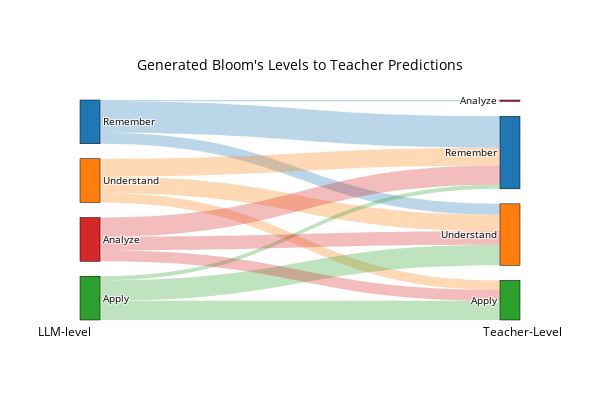

Source (notebook cell):
### Code cell
# Desired order: Remember, Understand, Apply, Analyze
ordered_labels = ["Remember", "Understand", "Apply", "Analyze"]

# Create a mapping of the labels to the correct indices
label_to_index = {label: i for i, label in enumerate(ordered_labels)}

# Fix the target offset to align with the correct indices (target indices start at 4)
target_offset = 4

# Explicit remapping to enforce the correct order on both sides
# Left side (source)
new_source = [label_to_index[labels[src]] for src in source]

# Right side (target) with the offset
new_target = [label_to_index[labels[tgt - target_offset]] + target_offset for tgt in target]

# Use the same color definitions
flow_color_map = {
    0: 'rgba(31, 119, 180, 0.3)',  # Lighter blue for Remember
    1: 'rgba(255, 127, 14, 0.3)',  # Lighter orange for Understand
    2: 'rgba(44, 160, 44, 0.3)',   # Lighter green for Apply
    3: 'rgba(214, 39, 40, 0.3)'    # Lighter red for Analyze
}

node_color_map = {
    0: 'rgb(31, 119, 180)',  # Solid blue for Remember
    1: 'rgb(255, 127, 14)',  # Solid orange for Understand
    2: 'rgb(44, 160, 44)',   # Solid green for Apply
    3: 'rgb(214, 39, 40)'    # Solid red for Analyze
}

default_color = 'rgb(128, 128, 128)'  # Gray as the fallback color

# Apply colors to links based on the new source
link_colors = [flow_color_map.get(src, default_color) for src in new_source]

# Apply colors to both left and right nodes (based on new mapping)
node_colors = [node_color_map.get(src, default_color) for src in range(len(ordered_labels))] + \
              [node_color_map.get(tgt - target_offset, default_color) for tgt in range(target_offset, target_offset + len(ordered_labels))]

# Create the Sankey diagram with enforced order
fig = go.Figure(go.Sankey(
    node=dict(
        pad=15,
        thickness=20,
        line=dict(color="black", width=0.5),
        label=ordered_labels + ordered_labels,  # Duplicating the ordered labels for both source and target
        color=node_colors  # Apply colors to both sides based on the enforced order
    ),
    arrangement='snap',
    link=dict(
        source=new_source,  # Use the remapped source indices
        target=new_target,  # Use the remapped target indices
        value=value,
        color=link_colors,  # Apply the lighter colors based on the new source objective
        customdata=value,  # Pass the flow values for labeling
        hovertemplate='Value: %{value}<br>Source: %{source.label}<br>Target: %{target.label}<extra></extra>',  # Customize hover info
        label=ordered_labels  # This automatically labels the lines with the respective values
    )
))

# Update the layout to make the diagram narrower and boxes white
fig.update_layout(
    title_text="Generated Bloom's Levels to Teacher Predictions",
    font=dict(size=10, color='black'),
    title_x=0.5,  # Center the title
    title_y=0.85,  # Adjust the vertical position of the title
    width=600,  # Adjust this value to make the diagram narrower
    height=400,  # You can adjust the height as needed
    annotations=[
        dict(
            x=-0.1,
            y=-0.1,
            xref='paper',
            yref='paper',
            text='LLM-level',
            showarrow=False,
            font=dict(size=12, color='black'),
            align='center'
        ),
        dict(
            x=1.1,
            y=-0.1,
            xref='paper',
            yref='paper',
            text='Teacher-Level',
            showarrow=False,
            font=dict(size=12, color='black'),
            align='center'
        )
    ],
    paper_bgcolor='rgba(255,255,255,0)',  # Set background to white
    plot_bgcolor='rgba(255,255,255,0)'  # Set plot background to white
)

# Show the diagram
fig.show()

### Figure 1 — Plotly figure (JSON) as saved in the notebook; plotly's stock layout.template omitted (floating-point values rounded to 4 significant figures)
{"data": [{"arrangement": "snap", "link": {"color": ["rgba(31, 119, 180, 0.3)", "rgba(31, 119, 180, 0.3)", "rgba(31, 119, 180, 0.3)", "rgba(255, 127, 14, 0.3)", "rgba(255, 127, 14, 0.3)", "rgba(255, 127, 14, 0.3)", "rgba(44, 160, 44, 0.3)", "rgba(44, 160, 44, 0.3)", "rgba(44, 160, 44, 0.3)", "rgba(214, 39, 40, 0.3)", "rgba(214, 39, 40, 0.3)", "rgba(214, 39, 40, 0.3)"], "customdata": [23, 8, 1, 13, 12, 7, 3, 15, 14, 14, 10, 8], "hovertemplate": "Value: %{value}<br>Source: %{source.label}<br>Target: %{target.label}<extra></extra>", "label": ["Remember", "Understand", "Apply", "Analyze"], "source": [0, 0, 0, 1, 1, 1, 2, 2, 2, 3, 3, 3], "target": [4, 5, 7, 4, 5, 6, 4, 5, 6, 4, 5, 6], "value": [23, 8, 1, 13, 12, 7, 3, 15, 14, 14, 10, 8]}, "node": {"color": ["rgb(31, 119, 180)", "rgb(255, 127, 14)", "rgb(44, 160, 44)", "rgb(214, 39, 40)", "rgb(31, 119, 180)", "rgb(255, 127, 14)", "rgb(44, 160, 44)", "rgb(214, 39, 40)"], "label": ["Remember", "Understand", "Apply", "Analyze", "Remember", "Understand", "Apply", "Analyze"], "line": {"color": "black", "width": 0.5}, "pad": 15, "thickness": 20}, "type": "sankey"}], "layout": {"annotations": [{"align": "center", "font": {"color": "black", "size": 12}, "showarrow": false, "text": "LLM-level", "x": -0.1, "xref": "paper", "y": -0.1, "yref": "paper"}, {"align": "center", "font": {"color": "black", "size": 12}, "showarrow": false, "text": "Teacher-Level", "x": 1.1, "xref": "paper", "y": -0.1, "yref": "paper"}], "font": {"color": "black", "size": 10}, "height": 400, "paper_bgcolor": "rgba(255,255,255,0)", "plot_bgcolor": "rgba(255,255,255,0)", "title": {"text": "Generated Bloom's Levels to Teacher Predictions", "x": 0.5, "y": 0.85}, "width": 600}}
